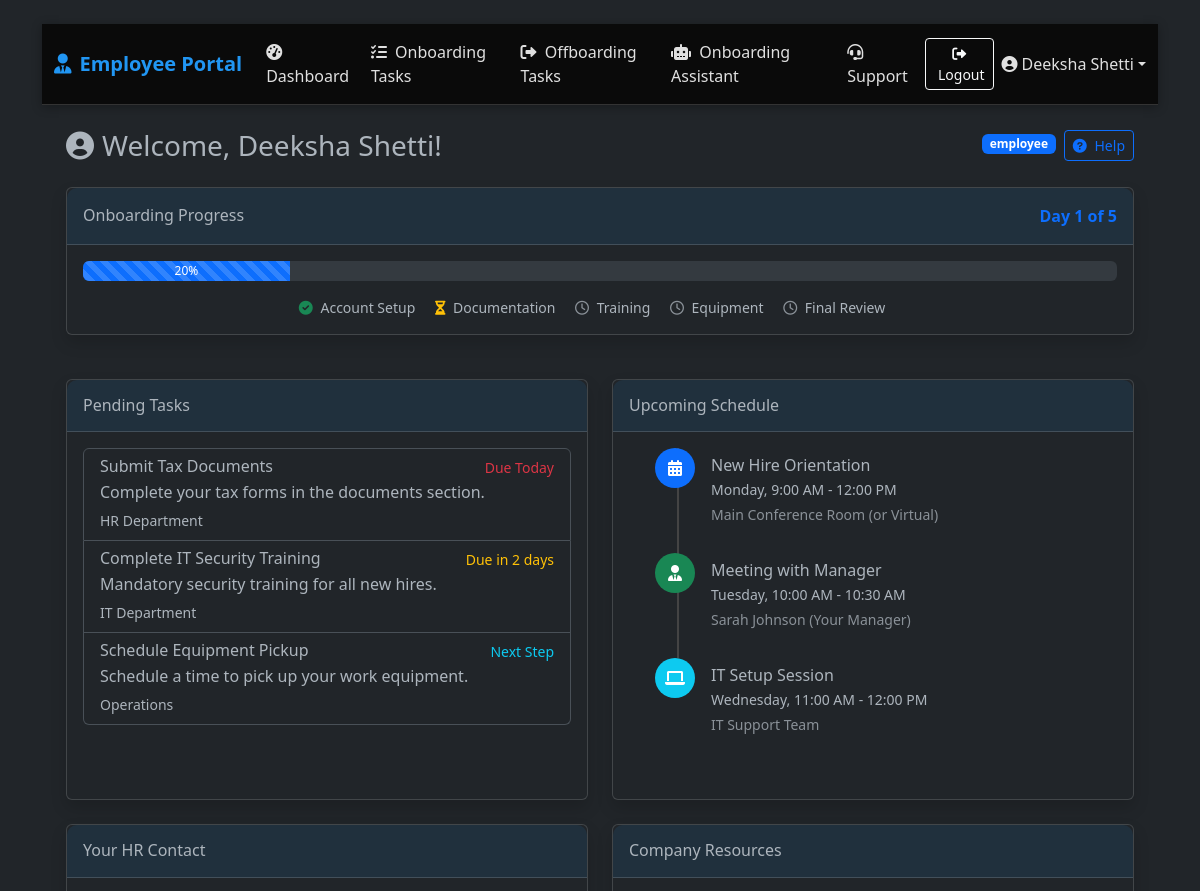
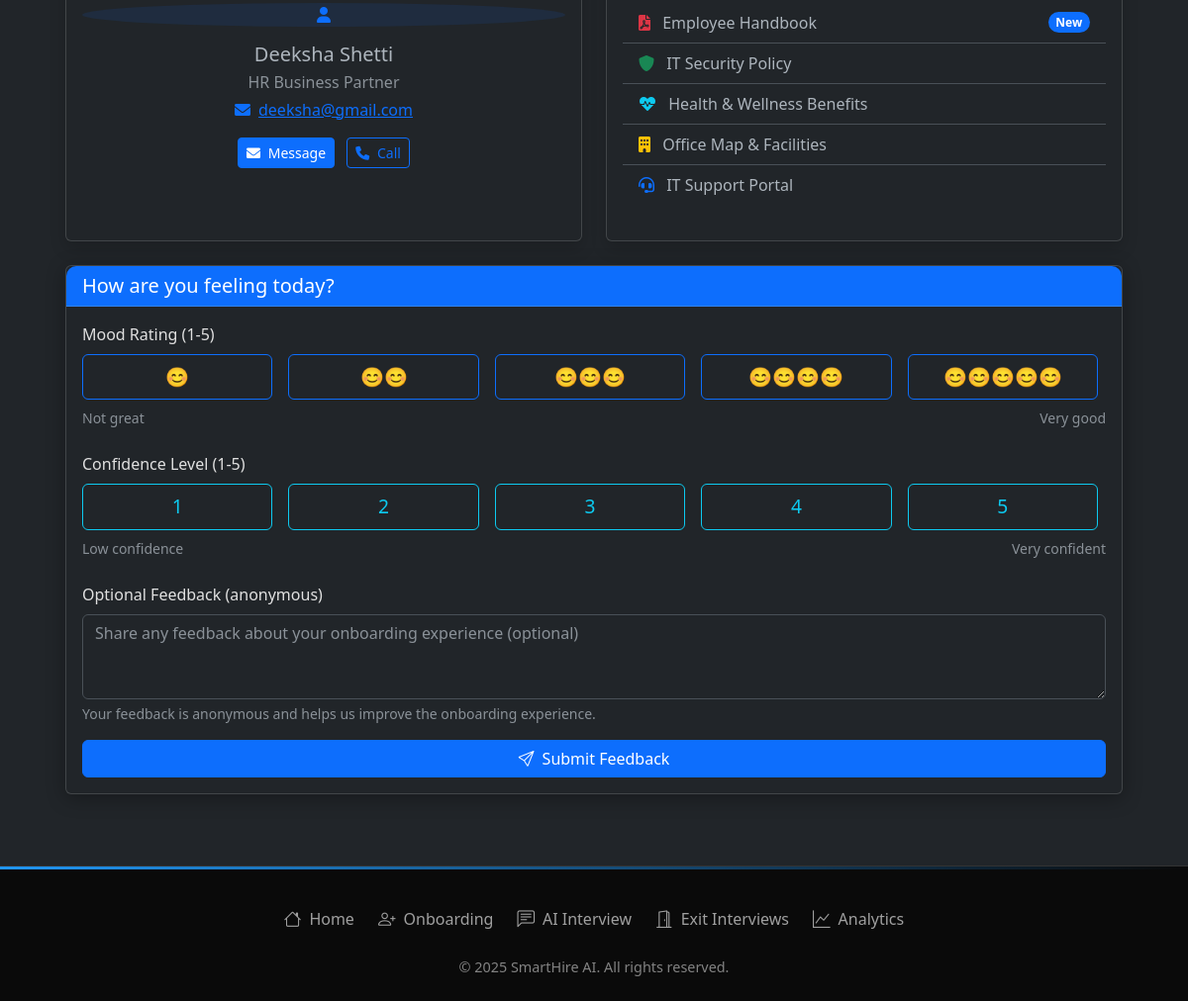
The app's page /employee/dashboard (signed in) with its own data (2 pictures, top to bottom).
### app.py (models this page shows, shortened)
class User(db.Model):
    id = db.Column(db.Integer, primary_key=True)
    username = db.Column(db.String(80), unique=True, nullable=False)
    email = db.Column(db.String(120), unique=True, nullable=False)
    password = db.Column(db.String(255), nullable=False)
    full_name = db.Column(db.String(100), nullable=False)
    phone = db.Column(db.String(20), nullable=False)
    role = db.Column(db.String(20), nullable=False)
    department = db.Column(db.String(50), nullable=True)
    created_at = db.Column(db.DateTime, default=datetime.utcnow)
    last_login = db.Column(db.DateTime, nullable=True)
    is_active = db.Column(db.Boolean, default=True)
    status = db.Column(db.String(20), default='Active')
    hire_date = db.Column(db.Date, nullable=True)
    position = db.Column(db.String(100), nullable=True)
    manager_id = db.Column(db.Integer, db.ForeignKey('user.id'), nullable=True)
    employee_id = db.Column(db.String(20), nullable=True)
    exit_date = db.Column(db.Date, nullable=True)
    manager = db.relationship('User', remote_side=[id], backref=db.backref('direct_reports', lazy=True))
    onboarding_checklist = db.relationship('OnboardingChecklist',
                                         foreign_keys='OnboardingChecklist.employee_id',
                                         backref=db.backref('employee_ref', uselist=False),
                                         uselist=False,
                                         lazy=True)
    assigned_checklists = db.relationship('OnboardingChecklist',
                                        foreign_keys='OnboardingChecklist.assigned_hr_id',
                                        backref='hr_personnel',
                                        lazy=True)

### app.py (the view)
@app.route('/employee/dashboard')
@login_required('employee')
def employee_dashboard():
    user = User.query.get(session['user_id'])
    hr_contact = User.query.filter_by(role='hr').first()
    employee_data = {
        'name': user.full_name,
        'username': user.username,
        'email': user.email,
        'phone': user.phone,
        'department': user.department or 'Not specified',
        'position': user.position or 'Employee',
        'hire_date': user.hire_date.strftime('%B %d, %Y') if user.hire_date else 'Not specified',
        'employee_id': user.employee_id or f'EMP-{user.id:04d}',
        'status': user.status or 'Active',
        'manager': 'Sarah Johnson',  # This would come from manager relationship
        'location': 'Main Office',
        'work_schedule': '9:00 AM - 5:00 PM',
        'team_members': [
            {'name': 'John Smith', 'role': 'Senior Developer', 'status': 'online'},
            {'name': 'Emily Chen', 'role': 'Product Designer', 'status': 'busy'},
            {'name': 'Michael Brown', 'role': 'DevOps Engineer', 'status': 'offline'}
        ],
        'pending_tasks': [
            {'id': 1, 'title': 'Submit timesheet', 'due': 'Today', 'priority': 'high'},
            {'id': 2, 'title': 'Complete training module', 'due': 'Tomorrow', 'priority': 'medium'},
            {'id': 3, 'title': 'Update project documentation', 'due': 'Next week', 'priority': 'low'}
        ],
        'support_team': [
            {'name': 'HR Department', 'role': 'HR Team', 'email': 'hr@company.com', 'phone': '+1 (555) 123-4567'},
            {'name': 'IT Support', 'role': 'Technical Support', 'email': 'support@company.com', 'phone': '+1 (555) 987-6543'}
        ],
        'resources': [
            {'name': 'Employee Handbook', 'type': 'document', 'format': 'PDF'},
            {'name': 'Benefits Guide', 'type': 'document', 'format': 'PDF'},
            {'name': 'Training Materials', 'type': 'folder', 'format': 'ZIP'},
            {'name': 'Company Policies', 'type': 'document', 'format': 'PDF'},
            {'name': 'IT Helpdesk', 'type': 'link', 'url': '#'}
        ]
    }
    return render_template('employee_dashboard.html',
                         employee=employee_data,
                         user=user,
                         hr_contact=hr_contact,
                         current_user=user,  # For compatibility with existing templates
                         title=f'{user.full_name}\s Dashboard')

### templates/employee_dashboard.html (shortened to what this page needs)
{% extends "employee_base.html" %}
{% block page_content %}
<div class="container-fluid">
    <div class="d-sm-flex align-items-center justify-content-between mb-4">
        <h1 class="h3 mb-0 text-gray-800">
            <i class="fas fa-user-circle me-2"></i>Welcome, {{ user.full_name or user.username }}!
        </h1>
        <div class="d-flex">
            <span class="me-2">
                <span class="badge bg-primary">{{ user.role or 'Employee' }}</span>
            </span>
            <button class="btn btn-sm btn-outline-primary" data-bs-toggle="modal" data-bs-target="#helpModal">
                <i class="fas fa-question-circle me-1"></i> Help
            </button>
        </div>
    </div>
    <div class="row mb-4">
        <div class="col-12">
            <div class="card shadow">
                <div class="card-header py-3 d-flex justify-content-between align-items-center">
                    <h6 class="m-0 font-weight-bold">Onboarding Progress</h6>
                    <span class="text-primary">Day 1 of 5</span>
                </div>
                <div class="card-body">
                    <div class="progress mb-3" style="height: 20px;">
                        <div class="progress-bar progress-bar-striped progress-bar-animated" role="progressbar"
                             style="width: 20%;" aria-valuenow="20" aria-valuemin="0" aria-valuemax="100">20%</div>
                    </div>
                    <div class="text-center small">
                        <span class="me-3"><i class="fas fa-check-circle text-success me-1"></i> Account Setup</span>
                        <span class="me-3"><i class="fas fa-hourglass-half text-warning me-1"></i> Documentation</span>
                        <span class="me-3"><i class="far fa-clock text-muted me-1"></i> Training</span>
                        <span class="me-3"><i class="far fa-clock text-muted me-1"></i> Equipment</span>
                        <span class="me-3"><i class="far fa-clock text-muted me-1"></i> Final Review</span>
                    </div>
                </div>
            </div>
        </div>
    </div>
    <div class="row">
        <div class="col-xl-6 mb-4">
            <div class="card shadow h-100">
                <div class="card-header py-3">
                    <h6 class="m-0 font-weight-bold">Pending Tasks</h6>
                </div>
                <div class="card-body">
                    <div class="list-group">
                        <a href="#" class="list-group-item list-group-item-action">
                            <div class="d-flex w-100 justify-content-between">
                                <h6 class="mb-1">Submit Tax Documents</h6>
                                <small class="text-danger">Due Today</small>
                            </div>
                            <p class="mb-1">Complete your tax forms in the documents section.</p>
                            <small>HR Department</small>
                        </a>
                        <a href="#" class="list-group-item list-group-item-action">
                            <div class="d-flex w-100 justify-content-between">
                                <h6 class="mb-1">Complete IT Security Training</h6>
                                <small class="text-warning">Due in 2 days</small>
                            </div>
                            <p class="mb-1">Mandatory security training for all new hires.</p>
                            <small>IT Department</small>
                        </a>
                        <a href="#" class="list-group-item list-group-item-action">
                            <div class="d-flex w-100 justify-content-between">
                                <h6 class="mb-1">Schedule Equipment Pickup</h6>
                                <small class="text-info">Next Step</small>
                            </div>
                            <p class="mb-1">Schedule a time to pick up your work equipment.</p>
                            <small>Operations</small>
                        </a>
                    </div>
                </div>
            </div>
        </div>
        <div class="col-xl-6 mb-4">
            <div class="card shadow h-100">
                <div class="card-header py-3">
                    <h6 class="m-0 font-weight-bold">Upcoming Schedule</h6>
                </div>
                <div class="card-body">
                    <div class="timeline">
                        <div class="timeline-item">
                            <div class="timeline-marker bg-primary"><i class="fas fa-calendar-alt"></i></div>
                            <div class="timeline-content">
                                <h6 class="mb-1">New Hire Orientation</h6>
                                <p class="mb-1 small">Monday, 9:00 AM - 12:00 PM</p>
                                <p class="mb-1 small text-muted">Main Conference Room (or Virtual)</p>
                            </div>
                        </div>
                        <div class="timeline-item">
                            <div class="timeline-marker bg-success"><i class="fas fa-user-tie"></i></div>
                            <div class="timeline-content">
                                <h6 class="mb-1">Meeting with Manager</h6>
                                <p class="mb-1 small">Tuesday, 10:00 AM - 10:30 AM</p>
                                <p class="mb-1 small text-muted">Sarah Johnson (Your Manager)</p>
                            </div>
                        </div>
                        <div class="timeline-item">
                            <div class="timeline-marker bg-info"><i class="fas fa-laptop"></i></div>
                            <div class="timeline-content">
                                <h6 class="mb-1">IT Setup Session</h6>
                                <p class="mb-1 small">Wednesday, 11:00 AM - 12:00 PM</p>
                                <p class="mb-1 small text-muted">IT Support Team</p>
                            </div>
                        </div>
                    </div>
                </div>
            </div>
        </div>
    </div>
    <div class="row">
        <div class="col-md-6 mb-4">
            <div class="card shadow h-100">
                <div class="card-header py-3">
                    <h6 class="m-0 font-weight-bold">Your HR Contact</h6>
                </div>
                <div class="card-body text-center">
                    <div class="avatar-xl mb-3">
                        <div class="avatar-title bg-primary bg-opacity-10 text-primary rounded-circle">
                            <i class="fas fa-user"></i>
                        </div>
                    </div>
                    <h5 class="mb-1">{{ hr_contact.full_name if hr_contact else 'HR Department' }}</h5>
                    <p class="text-muted mb-1">{{ hr_contact.position if hr_contact and hr_contact.position else 'HR Business Partner' }}</p>
                    <p class="mb-3">
                        <a href="mailto:{{ hr_contact.email if hr_contact else 'hr@company.com' }}" class="text-primary">
                            <i class="fas fa-envelope me-2"></i>{{ hr_contact.email if hr_contact else 'hr@company.com' }}
                        </a>
                    </p>
                    <button class="btn btn-primary btn-sm me-2" onclick="messageHR()">
                        <i class="fas fa-envelope me-1"></i> Message
                    </button>
                    {% if hr_contact and hr_contact.phone %}
                    <a href="tel:{{ hr_contact.phone }}" class="btn btn-outline-primary btn-sm">
                        <i class="fas fa-phone me-1"></i> Call
                    </a>
                    {% endif %}
                </div>
            </div>
        </div>
        <div class="col-md-6 mb-4">
            <div class="card shadow h-100">
                <div class="card-header py-3">
                    <h6 class="m-0 font-weight-bold">Company Resources</h6>
                </div>
                <div class="card-body">
                    <div class="list-group list-group-flush">
                        <a href="#" class="list-group-item list-group-item-action d-flex justify-content-between align-items-center">
                            <span><i class="fas fa-file-pdf me-2 text-danger"></i> Employee Handbook</span>
                            <span class="badge bg-primary rounded-pill">New</span>
                        </a>
                        <a href="#" class="list-group-item list-group-item-action">
                            <i class="fas fa-shield-alt me-2 text-success"></i> IT Security Policy
                        </a>
                        <a href="#" class="list-group-item list-group-item-action">
                            <i class="fas fa-heartbeat me-2 text-info"></i> Health & Wellness Benefits
                        </a>
                        <a href="#" class="list-group-item list-group-item-action">
                            <i class="fas fa-building me-2 text-warning"></i> Office Map & Facilities
                        </a>
                        <a href="#" class="list-group-item list-group-item-action">
                            <i class="fas fa-headset me-2 text-primary"></i> IT Support Portal
                        </a>
                    </div>
                </div>
            </div>
        </div>
    </div>
    <div class="row">
        <div class="col-12">
            {% include 'includes/mood_feedback.html' %}
        </div>
    </div>
</div>
{% endblock %}

### records on screen
User: full_name "Deeksha Shetti", role "employee"
User: full_name "Deeksha Shetti", position "HR Business Partner", email "deeksha@gmail.com"

### other values on screen
{{ session.get('username', 'Employee') }} "Deeksha Shetti"
{{ i }} "1" "2" "3" "4" "5"
